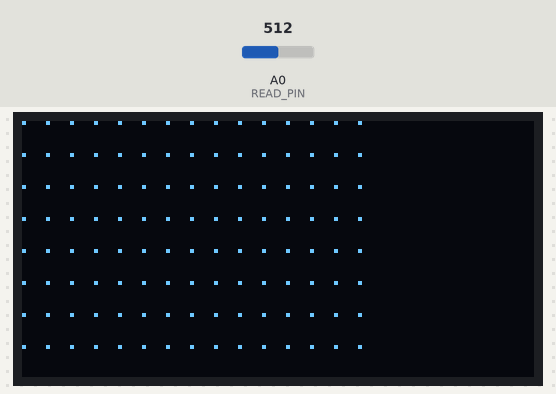
A sketch run on a simulated Arduino Uno, built with avr-gcc and run on an emulated ATmega328P. On the bench: 128×64 one-colour display. Wiring (inferred from the names in the program): SSD1306 OLED at I2C address 0x3C. Inputs (shaded band) come from the test bench; at power-on: A0 (READ_PIN) = 512. At 110.6 s the program stops and its outputs stay as they are.

Above: at 0.4 s.

The sketch:

OLED.ino
```cpp
#include <avr/io.h>
#include <util/delay.h>

#define F_CPU 16000000UL
#define display_ADDRESS 0x3C
#define display_COMMAND 0x00
#define display_DATA 0x40

#define SCL_PIN PC5
#define SDA_PIN PC4

#define READ_PIN A0

uint8_t buffer[1024];
double ox, oy;
bool Redraw4 = true;
double x = 0, y = 0;

void setup() {
    DDRC |= (1 << SCL_PIN) | (1 << SDA_PIN);

    // Initialize I2C and display
    i2c_init();
    display_init();

    ADMUX = (1 << REFS0);
    ADCSRA = (1 << ADEN) | (1 << ADPS2) | (1 << ADPS1);

    // Clear the display
    display_clear();
    display_show();
}

void loop() {
    ADCSRA |= (1 << ADSC);
    while (ADCSRA & (1 << ADSC)); // Wait for conversion to complete
    uint16_t adc_value = ADC;

    double bvolts = adc_value;
    x += 1;

    DrawCGraph(x, bvolts, 30, 50, 75, 30, 0, 100, 25, 0, 1024, 512, 0,
    "Bits vs Seconds", Redraw4);

    if (x > 100) {
        while (1) {}
    }

    _delay_ms(1000);
}

void i2c_init(void) {
    TWSR = 0x00;
    TWBR = ((F_CPU / 100000UL) - 16) / 2; // Set the TWI frequency to 100kHz
}

void i2c_start(void) {
    TWCR = (1 << TWINT) | (1 << TWSTA) | (1 << TWEN);
    while (!(TWCR & (1 << TWINT)));
}

void i2c_stop(void) {
    TWCR = (1 << TWINT) | (1 << TWSTO) | (1 << TWEN);
    while (TWCR & (1 << TWSTO));
}

void i2c_write(uint8_t data) {
    TWDR = data;
    TWCR = (1 << TWINT) | (1 << TWEN);
    while (!(TWCR & (1 << TWINT)));
}

void display_command(uint8_t command) {
    i2c_start();
    i2c_write(display_ADDRESS << 1);
    i2c_write(display_COMMAND);
    i2c_write(command);
    i2c_stop();
}

void display_init(void) {
    _delay_ms(100);
    display_command(0xAE); // Display OFF
    display_command(0x20); // Set Memory Addressing Mode
    display_command(0x00); // Horizontal Addressing Mode
    display_command(0xB0); // Set Page Start Address for Page Addressing Mode
    display_command(0xC8);
    display_command(0x00); // Set low column address
    display_command(0x10); // Set high column address
    display_command(0x40); // Set start line address
    display_command(0x81); // Set contrast control
    display_command(0xFF); // Max contrast
    display_command(0xA1);
    display_command(0xA6); // Set Normal Display
    display_command(0xA8); // Set Multiplex Ratio
    display_command(0x3F);
    display_command(0xA4); // Entire Display ON, Output RAM to Display
    display_command(0xD3); // Set Display Offset
    display_command(0x00); // No offset
    display_command(0xD5);
    display_command(0xF0); // Highest frequency
    display_command(0xD9); // Set Pre-charge Period
    display_command(0x22); // Pre-charge period
    display_command(0xDA); // Set COM Pins Hardware Configuration
    display_command(0x12);
    display_command(0xDB);
    display_command(0x20);
    display_command(0x8D); // Set Charge Pump
    display_command(0x14);
    display_command(0xAF); // Display ON
}

void display_clear(void) {
    // Clear the display buffer
    for (int i = 0; i < 1024; i++) {
        buffer[i] = 0x00;
    }
}

void display_show(void) {
    // Send the display buffer content to the OLED display
    for (uint8_t page = 0; page < 8; page++) {
        display_command(0xB0 + page);
        display_command(0x00);
        display_command(0x10);
        i2c_start();
        i2c_write(display_ADDRESS << 1);
        i2c_write(display_DATA);
        for (uint8_t col = 0; col < 128; col++) {
            i2c_write(buffer[ col ]);   // Display buffer 128
        }
        i2c_stop();
    }
}

void display_draw_pixel(int x, int y, bool color) {
    if (x >= 0 && x < 128 && y >= 0 && y < 64) {
        if (color) {
            buffer[x + (y / 8) * 128] |= (1 << (y % 8)); // Set pixel on
        } else {
            buffer[x + (y / 8) * 128] &= ~(1 << (y % 8)); // Set pixel off
        }
    }
}

void DrawCGraph(double x, double y, double gx, double gy, double w, double h,
double xlo, double xhi, double xinc, double ylo, double yhi, double yinc,
double dig, const char* title, bool& Redraw) {

    double i;
    double temp;

    if (Redraw) {
        Redraw = false;

        // Draw the title
        for (int i = 0; title[i] != '\0'; i++) {
            display_draw_pixel(i * 6, 0, 1);
        }

        // Calculate initial display coordinates
        ox = (x - xlo) * (w) / (xhi - xlo) + gx;
        oy = (y - ylo) * (gy - h - gy) / (yhi - ylo) + gy;

        // Draw y scale
        for (i = ylo; i <= yhi; i += yinc) {
            temp = (i - ylo) * (gy - h - gy) / (yhi - ylo) + gy;
            if (i == 0) {
                for (int j = gx - 3; j < gx + w + 3; j++) {
                    display_draw_pixel(j, temp, 1);
                }
            } else {
                for (int j = gx - 3; j < gx; j++) {
                    display_draw_pixel(j, temp, 1);
                }
            }
        }

        // Draw x scale
        for (i = xlo; i <= xhi; i += xinc) {
            temp = (i - xlo) * (w) / (xhi - xlo) + gx;
            if (i == 0) {
                for (int j = gy - h; j < gy + 3; j++) {
                    display_draw_pixel(temp, j, 1);
                }
            } else {
                for (int j = gy; j < gy + 3; j++) {
                    display_draw_pixel(temp, j, 1);
                }
            }
        }
    }

    // Update current point and draw it on the display
    x = (x - xlo) * (w) / (xhi - xlo) + gx;
    y = (y - ylo) * (gy - h - gy) / (yhi - ylo) + gy;
    display_draw_pixel(ox, oy, 1);
    display_draw_pixel(x, y, 1);
    ox = x;
    oy = y;
    display_show();
}

// To execute loop function continuously
int main(void) {
    setup();
    while (1) {
        loop();
    }
    return 0;
}
```
